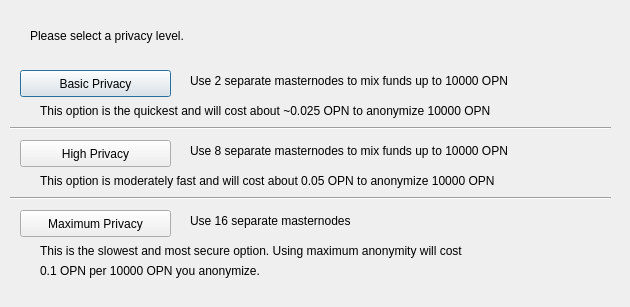
<?xml version="1.0" encoding="UTF-8"?>
<ui version="4.0">
 <class>ObfuscationConfig</class>
 <widget class="QDialog" name="ObfuscationConfig">
  <property name="geometry">
   <rect>
    <x>0</x>
    <y>0</y>
    <width>630</width>
    <height>307</height>
   </rect>
  </property>
  <property name="windowTitle">
   <string>Configure Obfuscation</string>
  </property>
  <widget class="QPushButton" name="buttonBasic">
   <property name="geometry">
    <rect>
     <x>20</x>
     <y>70</y>
     <width>151</width>
     <height>27</height>
    </rect>
   </property>
   <property name="text">
    <string>Basic Privacy</string>
   </property>
  </widget>
  <widget class="QPushButton" name="buttonHigh">
   <property name="geometry">
    <rect>
     <x>20</x>
     <y>140</y>
     <width>151</width>
     <height>27</height>
    </rect>
   </property>
   <property name="text">
    <string>High Privacy</string>
   </property>
  </widget>
  <widget class="QPushButton" name="buttonMax">
   <property name="geometry">
    <rect>
     <x>20</x>
     <y>210</y>
     <width>151</width>
     <height>27</height>
    </rect>
   </property>
   <property name="text">
    <string>Maximum Privacy</string>
   </property>
  </widget>
  <widget class="QLabel" name="label">
   <property name="geometry">
    <rect>
     <x>30</x>
     <y>20</y>
     <width>571</width>
     <height>31</height>
    </rect>
   </property>
   <property name="text">
    <string>Please select a privacy level.</string>
   </property>
  </widget>
  <widget class="QLabel" name="label_2">
   <property name="geometry">
    <rect>
     <x>190</x>
     <y>70</y>
     <width>421</width>
     <height>21</height>
    </rect>
   </property>
   <property name="text">
    <string>Use 2 separate masternodes to mix funds up to 10000 OPN</string>
   </property>
  </widget>
  <widget class="QLabel" name="label_3">
   <property name="geometry">
    <rect>
     <x>190</x>
     <y>140</y>
     <width>411</width>
     <height>21</height>
    </rect>
   </property>
   <property name="text">
    <string>Use 8 separate masternodes to mix funds up to 10000 OPN</string>
   </property>
  </widget>
  <widget class="QLabel" name="label_4">
   <property name="geometry">
    <rect>
     <x>190</x>
     <y>210</y>
     <width>421</width>
     <height>21</height>
    </rect>
   </property>
   <property name="text">
    <string>Use 16 separate masternodes</string>
   </property>
  </widget>
  <widget class="QLabel" name="label_6">
   <property name="geometry">
    <rect>
     <x>40</x>
     <y>100</y>
     <width>561</width>
     <height>21</height>
    </rect>
   </property>
   <property name="text">
    <string>This option is the quickest and will cost about ~0.025 OPN to anonymize 10000 OPN</string>
   </property>
  </widget>
  <widget class="QLabel" name="label_7">
   <property name="geometry">
    <rect>
     <x>40</x>
     <y>170</y>
     <width>561</width>
     <height>21</height>
    </rect>
   </property>
   <property name="text">
    <string>This option is moderately fast and will cost about 0.05 OPN to anonymize 10000 OPN</string>
   </property>
  </widget>
  <widget class="QLabel" name="label_8">
   <property name="geometry">
    <rect>
     <x>40</x>
     <y>240</y>
     <width>561</width>
     <height>21</height>
    </rect>
   </property>
   <property name="text">
    <string>This is the slowest and most secure option. Using maximum anonymity will cost</string>
   </property>
  </widget>
  <widget class="QLabel" name="label_9">
   <property name="geometry">
    <rect>
     <x>40</x>
     <y>260</y>
     <width>561</width>
     <height>21</height>
    </rect>
   </property>
   <property name="text">
    <string>0.1 OPN per 10000 OPN you anonymize.</string>
   </property>
  </widget>
  <widget class="Line" name="line">
   <property name="geometry">
    <rect>
     <x>10</x>
     <y>120</y>
     <width>601</width>
     <height>16</height>
    </rect>
   </property>
   <property name="orientation">
    <enum>Qt::Horizontal</enum>
   </property>
  </widget>
  <widget class="Line" name="line_2">
   <property name="geometry">
    <rect>
     <x>10</x>
     <y>190</y>
     <width>601</width>
     <height>16</height>
    </rect>
   </property>
   <property name="orientation">
    <enum>Qt::Horizontal</enum>
   </property>
  </widget>
 </widget>
 <resources/>
 <connections/>
</ui>
